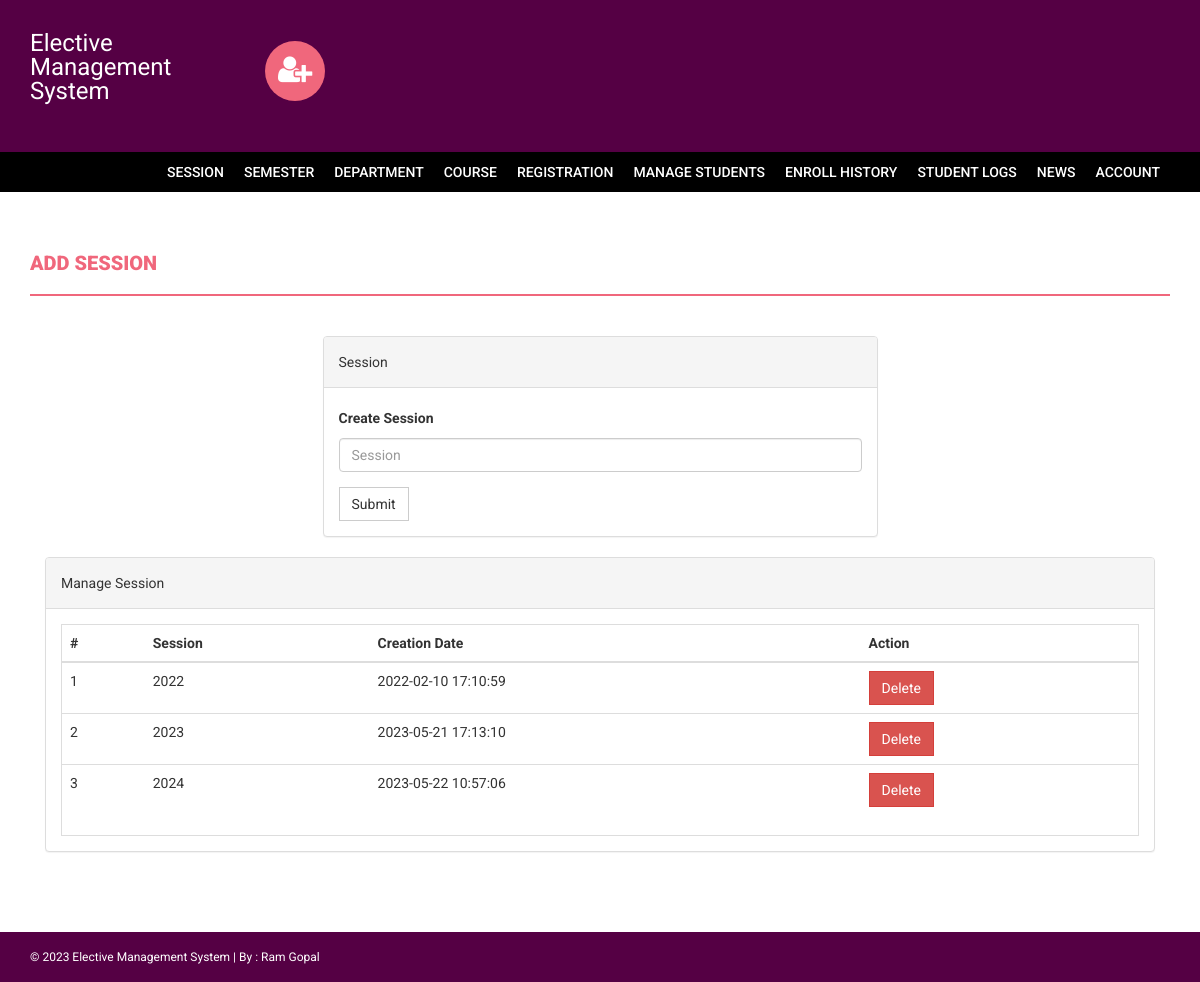
The app's page /s/admin/session.php (signed in) with its own data.
### tables this page shows
CREATE TABLE `session` (
  `id` int(11) NOT NULL,
  `session` varchar(255) DEFAULT NULL,
  `creationDate` timestamp NULL DEFAULT current_timestamp()
);

### s/admin/session.php (the view, shortened to what this page needs)
<?php
if(strlen($_SESSION['alogin'])==0)
    {
header('location:index.php');
}
else{
?>
<!DOCTYPE html>
<html xmlns="http://www.w3.org/1999/xhtml">
<head>
    <link href="../assets/css/bootstrap.css" rel="stylesheet" />
    <link href="../assets/css/font-awesome.css" rel="stylesheet" />
    <link href="../assets/css/style.css" rel="stylesheet" />
</head>
<body>
<?php include('includes/header.php');?>
<?php if($_SESSION['alogin']!="")
{
 include('includes/menubar.php');
}
 ?>
    <div class="content-wrapper">
        <div class="container">
              <div class="row">
                    <div class="col-md-12">
                        <h1 class="page-head-line">Add session  </h1>
                    </div>
                </div>
                <div class="row" >
                  <div class="col-md-3"></div>
                    <div class="col-md-6">
                        <div class="panel panel-default">
                        <div class="panel-heading">
                           Session
                        </div>
                        <div class="panel-body">
                       <form name="session" method="post">
   <div class="form-group">
    <label for="session">Create Session </label>
    <input type="text" class="form-control" id="sesssion" name="sesssion" placeholder="Session" />
  </div>
 <button type="submit" name="submit" class="btn btn-default">Submit</button>
</form>
                            </div>
                            </div>
                    </div>
                </div>
                <div class="col-md-12">
                    <div class="panel panel-default">
                        <div class="panel-heading">
                            Manage Session
                        </div>
                        <div class="panel-body">
                            <div class="table-responsive table-bordered">
                                <table class="table">
                                    <thead>
                                        <tr>
                                            <th>#</th>
                                            <th>Session</th>
                                            <th>Creation Date</th>
                                            <th>Action</th>
                                        </tr>
                                    </thead>
                                    <tbody>
<?php
$sql=mysqli_query($con,"select * from session");
$cnt=1;
while($row=mysqli_fetch_array($sql))
{
?>
                                        <tr>
                                            <td><?php echo $cnt;?></td>
                                            <td><?php echo htmlentities($row['session']);?></td>
                                            <td><?php echo htmlentities($row['creationDate']);?></td>
                                            <td>
  <a href="session.php?id=<?php echo $row['id']?>&del=delete" onClick="return confirm('Are you sure you want to delete?')">
                                            <button class="btn btn-danger">Delete</button>
</a>
                                            </td>
                                        </tr>
<?php
$cnt++;
} ?>
                                    </tbody>
                                </table>
                            </div>
                        </div>
                    </div>
                </div>
            </div>
        </div>
  <?php include('includes/footer.php');?>
</body>
</html>
<?php } ?>

### s/assets/css/style.css (style rules this page uses)
body { font-family: 'Roboto', sans-serif; line-height: 30px; }
.content-wrapper { margin-top: 40px; min-height: 600px; padding-bottom: 60px; }
.page-head-line { font-weight: 900; padding-bottom: 20px; border-bottom: 2px solid #F0677C; text-transform: uppercase; color: #F0677C; font-size: 20px; margin-bottom: 40px; }
.btn { border-radius: 0px; -webkit-border-radius: 0px; -moz-border-radius: 0px; }

### records on screen
session: session "2022", creationDate "2022-02-10 17:10:59"
session: session "2023", creationDate "2023-05-21 17:13:10"
session: session "2024", creationDate "2023-05-22 10:57:06"
